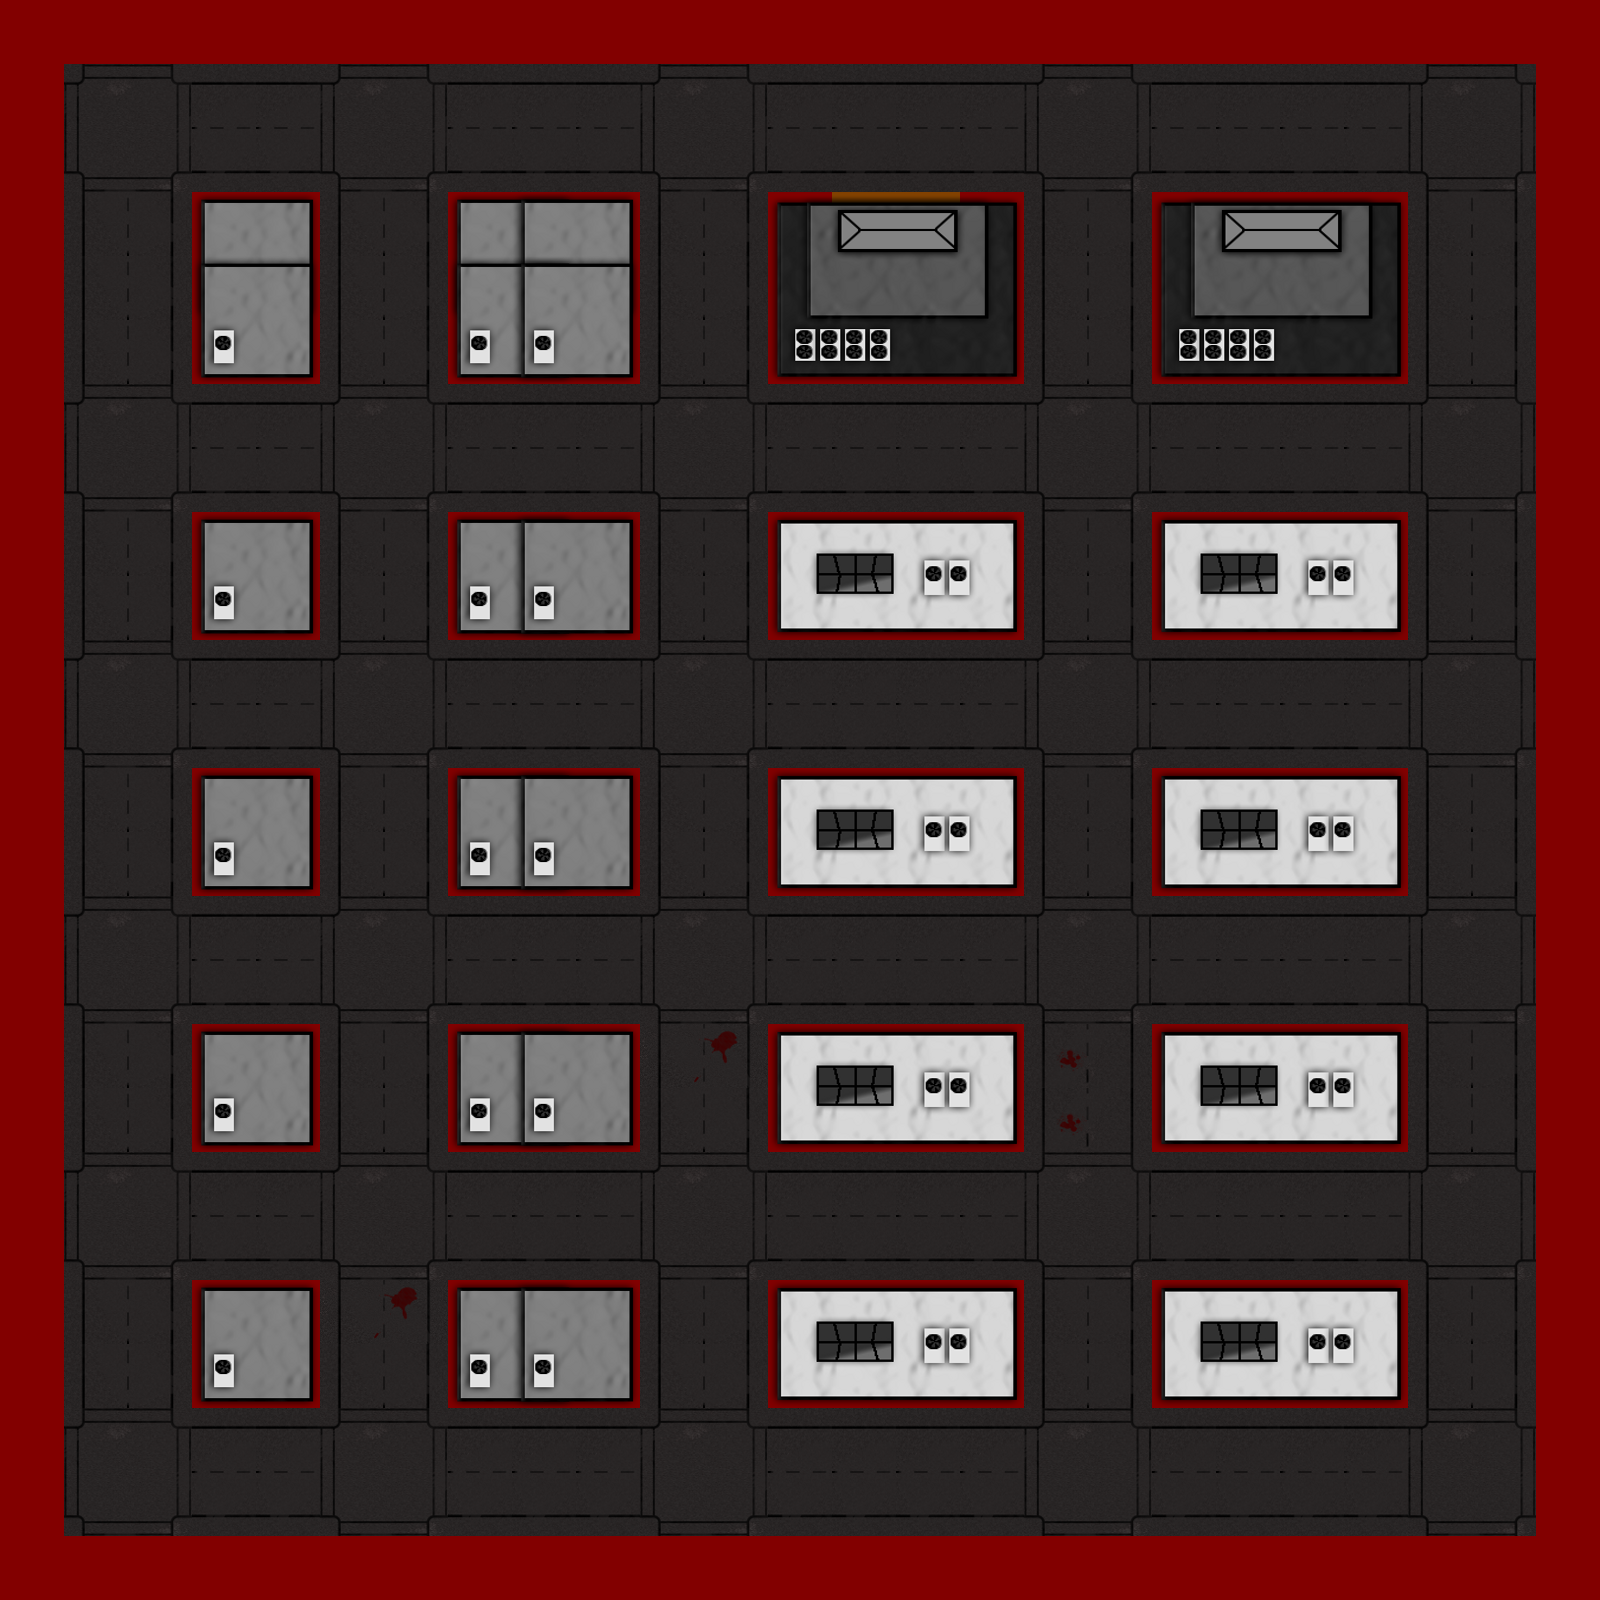

A 2D game scene composited from a Tiled map and its tileset images. What follows is a short description and the map's XML, with each tile layer's data collapsed to a summary:
An orthogonal 25x25 tile map with 64x64 px tiles, 2 tile layers (events, city), 14 tilesets.

<map version="1.0" orientation="orthogonal" width="25" height="25" tilewidth="64" tileheight="64">
 <tileset firstgid="1" source="building01.tsx" />
 <tileset firstgid="2" source="building02.tsx" />
 <tileset firstgid="3" source="building03.tsx" />
 <tileset firstgid="4" source="collision.tsx" />
 <tileset firstgid="5" source="garageN.tsx" />
 <tileset firstgid="6" source="garageE.tsx" />
 <tileset firstgid="7" source="garageS.tsx" />
 <tileset firstgid="8" source="garageW.tsx" />
 <tileset firstgid="9" name="cleanRoad" tilewidth="128" tileheight="64">
  <image source="road_slices_010.png" trans="ffffff" width="128" height="64" />
 </tileset>
 <tileset firstgid="10" name="bloodRoad1" tilewidth="128" tileheight="64">
  <image source="road_slices_020.png" trans="ffffff" width="128" height="64" />
 </tileset>
 <tileset firstgid="11" name="bloodRoad2" tilewidth="128" tileheight="64">
  <image source="road_slices_030.png" trans="ffffff" width="128" height="64" />
 </tileset>
 <tileset firstgid="12" name="potRoad" tilewidth="128" tileheight="64">
  <image source="road_slices_040.png" trans="ffffff" width="128" height="64" />
 </tileset>
 <tileset firstgid="13" name="intersection" tilewidth="128" tileheight="128">
  <image source="road_slices_000.png" trans="ffffff" width="128" height="128" />
 </tileset>
 <tileset firstgid="14" name="cleanRoad2" tilewidth="64" tileheight="128">
  <image source="road_slices_010b.png" trans="ffffff" width="64" height="128" />
 </tileset>
 <layer name="events" width="25" height="25" opacity="0.51">
  <data>[625 cells, 239 non-empty, 2 distinct tile ids]</data>
 </layer>
 <layer name="city" width="25" height="25">
  <data>[625 cells, 191 non-empty, 8 distinct tile ids]</data>
 </layer>
</map>
